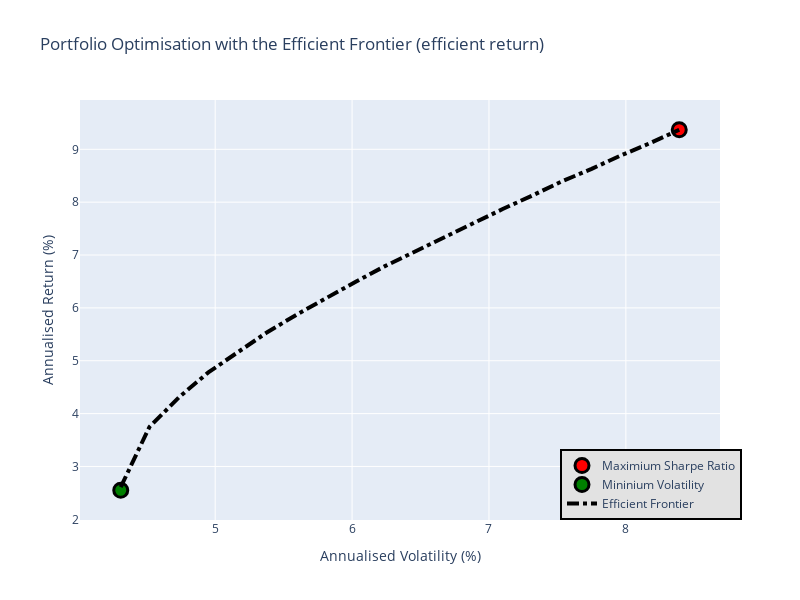

The notebook cell saved with this chart:
### Code cell
print(EF_graph_2(meanReturns, covMatrix))

### Figure 1 — Plotly figure (JSON) as saved in the notebook; plotly's stock layout.template omitted (floating-point values rounded to 4 significant figures)
{"data": [{"marker": {"color": "red", "line": {"color": "black", "width": 3}, "size": 14}, "mode": "markers", "name": "Maximium Sharpe Ratio", "type": "scatter", "x": [8.39], "y": [9.37]}, {"marker": {"color": "green", "line": {"color": "black", "width": 3}, "size": 14}, "mode": "markers", "name": "Mininium Volatility", "type": "scatter", "x": [4.31], "y": [2.55]}, {"line": {"color": "black", "dash": "dashdot", "width": 4}, "mode": "lines", "name": "Efficient Frontier", "type": "scatter", "x": [4.31, 4.52, 4.74, 4.95, 5.17, 5.38, 5.6, 5.81, 6.03, 6.24, 6.46, 6.67, 6.89, 7.1, 7.32, 7.53, 7.75, 7.96, 8.18, 8.39], "y": [2.61, 3.75, 4.32, 4.78, 5.17, 5.54, 5.88, 6.19, 6.5, 6.79, 7.07, 7.34, 7.61, 7.87, 8.13, 8.39, 8.63, 8.88, 9.12, 9.37]}], "layout": {"height": 600, "legend": {"bgcolor": "#E2E2E2", "bordercolor": "black", "borderwidth": 2, "traceorder": "normal", "x": 0.75, "y": 0}, "showlegend": true, "title": {"text": "Portfolio Optimisation with the Efficient Frontier (efficient return)"}, "width": 800, "xaxis": {"title": {"text": "Annualised Volatility (%)"}}, "yaxis": {"title": {"text": "Annualised Return (%)"}}}}
